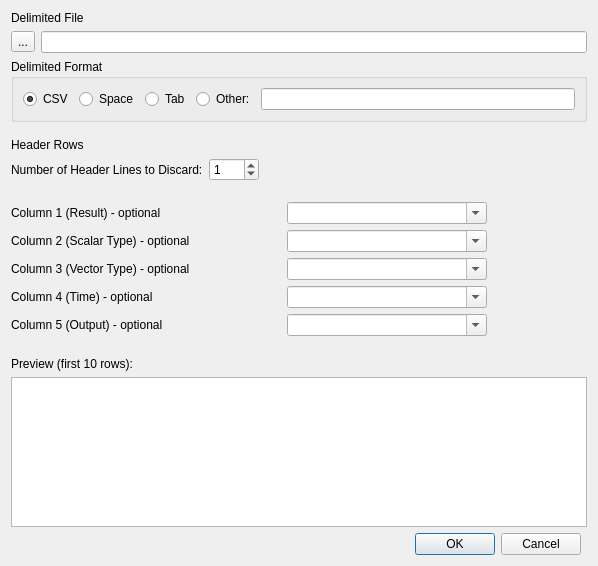
<?xml version="1.0" encoding="UTF-8"?>
<ui version="4.0">
 <class>MapExportImportDialog</class>
 <widget class="QDialog" name="MapExportImportDialog">
  <property name="geometry">
   <rect>
    <x>0</x>
    <y>0</y>
    <width>598</width>
    <height>566</height>
   </rect>
  </property>
  <property name="windowTitle">
   <string>Import Map Export Data . . .</string>
  </property>
  <layout class="QGridLayout" name="gridLayout_2" columnstretch="10,0">
   <item row="0" column="0" colspan="2">
    <layout class="QGridLayout" name="gridLayout">
     <item row="14" column="0" colspan="5">
      <widget class="QTableWidget" name="previewTable">
       <property name="wordWrap">
        <bool>false</bool>
       </property>
       <attribute name="horizontalHeaderVisible">
        <bool>true</bool>
       </attribute>
       <attribute name="horizontalHeaderStretchLastSection">
        <bool>true</bool>
       </attribute>
      </widget>
     </item>
     <item row="12" column="0" colspan="5">
      <spacer name="verticalSpacer_3">
       <property name="orientation">
        <enum>Qt::Vertical</enum>
       </property>
       <property name="sizeType">
        <enum>QSizePolicy::Minimum</enum>
       </property>
       <property name="sizeHint" stdset="0">
        <size>
         <width>20</width>
         <height>15</height>
        </size>
       </property>
      </spacer>
     </item>
     <item row="3" column="0" colspan="5">
      <spacer name="verticalSpacer_2">
       <property name="orientation">
        <enum>Qt::Vertical</enum>
       </property>
       <property name="sizeType">
        <enum>QSizePolicy::Minimum</enum>
       </property>
       <property name="sizeHint" stdset="0">
        <size>
         <width>20</width>
         <height>10</height>
        </size>
       </property>
      </spacer>
     </item>
     <item row="1" column="0">
      <widget class="QToolButton" name="btnBrowse">
       <property name="text">
        <string>...</string>
       </property>
      </widget>
     </item>
     <item row="0" column="0" colspan="5">
      <widget class="QLabel" name="label">
       <property name="text">
        <string>Delimited File</string>
       </property>
      </widget>
     </item>
     <item row="13" column="0" colspan="5">
      <widget class="QLabel" name="label_5">
       <property name="text">
        <string>Preview (first 10 rows):</string>
       </property>
      </widget>
     </item>
     <item row="4" column="0" colspan="5">
      <widget class="QLabel" name="label_8">
       <property name="text">
        <string>Header Rows</string>
       </property>
      </widget>
     </item>
     <item row="6" column="0" colspan="5">
      <spacer name="verticalSpacer">
       <property name="orientation">
        <enum>Qt::Vertical</enum>
       </property>
       <property name="sizeType">
        <enum>QSizePolicy::Minimum</enum>
       </property>
       <property name="sizeHint" stdset="0">
        <size>
         <width>20</width>
         <height>15</height>
        </size>
       </property>
      </spacer>
     </item>
     <item row="1" column="1" colspan="4">
      <widget class="QLineEdit" name="inFile"/>
     </item>
     <item row="2" column="0" colspan="5">
      <widget class="QGroupBox" name="grouBox">
       <property name="minimumSize">
        <size>
         <width>0</width>
         <height>0</height>
        </size>
       </property>
       <property name="title">
        <string>Delimited Format</string>
       </property>
       <layout class="QGridLayout" name="gridLayout_3">
        <item row="0" column="3">
         <widget class="QRadioButton" name="rbOther">
          <property name="text">
           <string>Other:</string>
          </property>
          <attribute name="buttonGroup">
           <string notr="true">bgDelimiter</string>
          </attribute>
         </widget>
        </item>
        <item row="0" column="2">
         <widget class="QRadioButton" name="rbTab">
          <property name="text">
           <string>Tab</string>
          </property>
          <attribute name="buttonGroup">
           <string notr="true">bgDelimiter</string>
          </attribute>
         </widget>
        </item>
        <item row="0" column="1">
         <widget class="QRadioButton" name="rbSpace">
          <property name="text">
           <string>Space</string>
          </property>
          <attribute name="buttonGroup">
           <string notr="true">bgDelimiter</string>
          </attribute>
         </widget>
        </item>
        <item row="0" column="0">
         <widget class="QRadioButton" name="rbCSV">
          <property name="text">
           <string>CSV</string>
          </property>
          <property name="checked">
           <bool>true</bool>
          </property>
          <attribute name="buttonGroup">
           <string notr="true">bgDelimiter</string>
          </attribute>
         </widget>
        </item>
        <item row="0" column="4">
         <widget class="QLineEdit" name="delimiter"/>
        </item>
       </layout>
      </widget>
     </item>
     <item row="7" column="0" colspan="5">
      <layout class="QHBoxLayout" name="horizontalLayout_2">
       <item>
        <widget class="QLabel" name="labelCol1">
         <property name="text">
          <string>Column 1 (Result) - optional</string>
         </property>
        </widget>
       </item>
       <item>
        <spacer name="horizontalSpacer_3">
         <property name="orientation">
          <enum>Qt::Horizontal</enum>
         </property>
         <property name="sizeHint" stdset="0">
          <size>
           <width>0</width>
           <height>20</height>
          </size>
         </property>
        </spacer>
       </item>
       <item>
        <widget class="QComboBox" name="cboCol1">
         <property name="minimumSize">
          <size>
           <width>200</width>
           <height>0</height>
          </size>
         </property>
         <property name="editable">
          <bool>true</bool>
         </property>
        </widget>
       </item>
       <item>
        <spacer name="horizontalSpacer_2">
         <property name="orientation">
          <enum>Qt::Horizontal</enum>
         </property>
         <property name="sizeType">
          <enum>QSizePolicy::Maximum</enum>
         </property>
         <property name="sizeHint" stdset="0">
          <size>
           <width>100</width>
           <height>20</height>
          </size>
         </property>
        </spacer>
       </item>
      </layout>
     </item>
     <item row="8" column="0" colspan="5">
      <layout class="QHBoxLayout" name="horizontalLayout_3">
       <item>
        <widget class="QLabel" name="labelCol2">
         <property name="text">
          <string>Column 2 (Scalar Type) - optional</string>
         </property>
        </widget>
       </item>
       <item>
        <spacer name="horizontalSpacer_5">
         <property name="orientation">
          <enum>Qt::Horizontal</enum>
         </property>
         <property name="sizeHint" stdset="0">
          <size>
           <width>0</width>
           <height>20</height>
          </size>
         </property>
        </spacer>
       </item>
       <item>
        <widget class="QComboBox" name="cboCol2">
         <property name="minimumSize">
          <size>
           <width>200</width>
           <height>0</height>
          </size>
         </property>
         <property name="editable">
          <bool>true</bool>
         </property>
        </widget>
       </item>
       <item>
        <spacer name="horizontalSpacer_4">
         <property name="orientation">
          <enum>Qt::Horizontal</enum>
         </property>
         <property name="sizeType">
          <enum>QSizePolicy::Maximum</enum>
         </property>
         <property name="sizeHint" stdset="0">
          <size>
           <width>100</width>
           <height>20</height>
          </size>
         </property>
        </spacer>
       </item>
      </layout>
     </item>
     <item row="9" column="0" colspan="5">
      <layout class="QHBoxLayout" name="horizontalLayout_4">
       <item>
        <widget class="QLabel" name="labelCol3">
         <property name="text">
          <string>Column 3 (Vector Type) - optional</string>
         </property>
        </widget>
       </item>
       <item>
        <spacer name="horizontalSpacer_7">
         <property name="orientation">
          <enum>Qt::Horizontal</enum>
         </property>
         <property name="sizeHint" stdset="0">
          <size>
           <width>0</width>
           <height>20</height>
          </size>
         </property>
        </spacer>
       </item>
       <item>
        <widget class="QComboBox" name="cboCol3">
         <property name="minimumSize">
          <size>
           <width>200</width>
           <height>0</height>
          </size>
         </property>
         <property name="editable">
          <bool>true</bool>
         </property>
        </widget>
       </item>
       <item>
        <spacer name="horizontalSpacer_6">
         <property name="orientation">
          <enum>Qt::Horizontal</enum>
         </property>
         <property name="sizeType">
          <enum>QSizePolicy::Maximum</enum>
         </property>
         <property name="sizeHint" stdset="0">
          <size>
           <width>100</width>
           <height>20</height>
          </size>
         </property>
        </spacer>
       </item>
      </layout>
     </item>
     <item row="10" column="0" colspan="5">
      <layout class="QHBoxLayout" name="horizontalLayout_5">
       <item>
        <widget class="QLabel" name="labelCol4">
         <property name="text">
          <string>Column 4 (Time) - optional</string>
         </property>
        </widget>
       </item>
       <item>
        <spacer name="horizontalSpacer_9">
         <property name="orientation">
          <enum>Qt::Horizontal</enum>
         </property>
         <property name="sizeHint" stdset="0">
          <size>
           <width>0</width>
           <height>20</height>
          </size>
         </property>
        </spacer>
       </item>
       <item>
        <widget class="QComboBox" name="cboCol4">
         <property name="minimumSize">
          <size>
           <width>200</width>
           <height>0</height>
          </size>
         </property>
         <property name="editable">
          <bool>true</bool>
         </property>
        </widget>
       </item>
       <item>
        <spacer name="horizontalSpacer_8">
         <property name="orientation">
          <enum>Qt::Horizontal</enum>
         </property>
         <property name="sizeType">
          <enum>QSizePolicy::Maximum</enum>
         </property>
         <property name="sizeHint" stdset="0">
          <size>
           <width>100</width>
           <height>20</height>
          </size>
         </property>
        </spacer>
       </item>
      </layout>
     </item>
     <item row="11" column="0" colspan="5">
      <layout class="QHBoxLayout" name="horizontalLayout_6">
       <item>
        <widget class="QLabel" name="label_3">
         <property name="text">
          <string>Column 5 (Output) - optional</string>
         </property>
        </widget>
       </item>
       <item>
        <spacer name="horizontalSpacer_11">
         <property name="orientation">
          <enum>Qt::Horizontal</enum>
         </property>
         <property name="sizeHint" stdset="0">
          <size>
           <width>0</width>
           <height>20</height>
          </size>
         </property>
        </spacer>
       </item>
       <item>
        <widget class="QComboBox" name="cboCol5">
         <property name="minimumSize">
          <size>
           <width>200</width>
           <height>0</height>
          </size>
         </property>
         <property name="editable">
          <bool>true</bool>
         </property>
        </widget>
       </item>
       <item>
        <spacer name="horizontalSpacer_10">
         <property name="orientation">
          <enum>Qt::Horizontal</enum>
         </property>
         <property name="sizeType">
          <enum>QSizePolicy::Maximum</enum>
         </property>
         <property name="sizeHint" stdset="0">
          <size>
           <width>100</width>
           <height>20</height>
          </size>
         </property>
        </spacer>
       </item>
      </layout>
     </item>
     <item row="5" column="0" colspan="5">
      <layout class="QHBoxLayout" name="horizontalLayout_7">
       <item>
        <widget class="QLabel" name="label_6">
         <property name="text">
          <string>Number of Header Lines to Discard:</string>
         </property>
        </widget>
       </item>
       <item>
        <widget class="QSpinBox" name="sbLines2Discard">
         <property name="minimumSize">
          <size>
           <width>50</width>
           <height>0</height>
          </size>
         </property>
         <property name="value">
          <number>1</number>
         </property>
        </widget>
       </item>
       <item>
        <spacer name="horizontalSpacer_12">
         <property name="orientation">
          <enum>Qt::Horizontal</enum>
         </property>
         <property name="sizeHint" stdset="0">
          <size>
           <width>40</width>
           <height>20</height>
          </size>
         </property>
        </spacer>
       </item>
      </layout>
     </item>
    </layout>
   </item>
   <item row="1" column="0">
    <layout class="QHBoxLayout" name="horizontalLayout">
     <item>
      <spacer name="horizontalSpacer">
       <property name="orientation">
        <enum>Qt::Horizontal</enum>
       </property>
       <property name="sizeHint" stdset="0">
        <size>
         <width>40</width>
         <height>20</height>
        </size>
       </property>
      </spacer>
     </item>
     <item>
      <widget class="QPushButton" name="pbOk">
       <property name="text">
        <string>OK</string>
       </property>
      </widget>
     </item>
     <item>
      <widget class="QPushButton" name="pbCancel">
       <property name="text">
        <string>Cancel</string>
       </property>
      </widget>
     </item>
    </layout>
   </item>
  </layout>
 </widget>
 <resources/>
 <connections/>
 <buttongroups>
  <buttongroup name="bgDelimiter"/>
 </buttongroups>
</ui>
